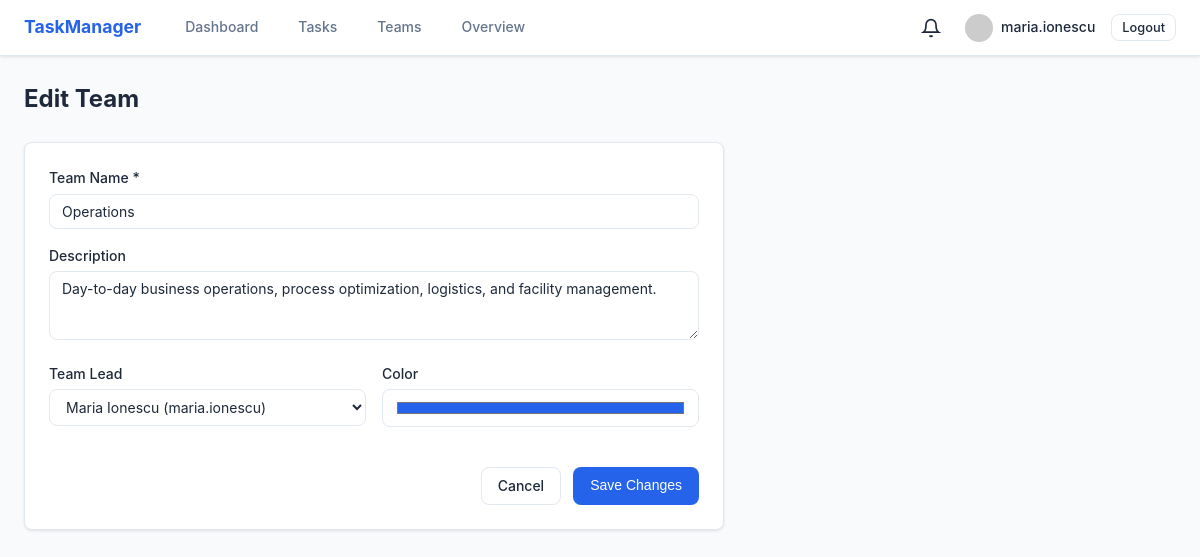
Screenshot of /teams/1/edit (signed in) with the database file from the repository.
### models/user.py (models this page shows, shortened)
class User(UserMixin, db.Model):
    __tablename__ = 'users'
    id = db.Column(db.Integer, primary_key=True)
    username = db.Column(db.String(64), unique=True, nullable=False, index=True)
    email = db.Column(db.String(120), unique=True, nullable=False, index=True)
    password_hash = db.Column(db.String(128), nullable=False)
    full_name = db.Column(db.String(120), default='')
    job_title = db.Column(db.String(120), default='')
    department = db.Column(db.String(120), default='')
    bio = db.Column(db.Text, default='')
    role = db.Column(db.String(20), default='user')  # user, manager, admin
    is_active = db.Column(db.Boolean, default=True)
    notify_assignment = db.Column(db.Boolean, default=True)
    notify_comments = db.Column(db.Boolean, default=True)
    notify_deadlines = db.Column(db.Boolean, default=True)
    created_at = db.Column(db.DateTime, default=datetime.utcnow)
    last_seen = db.Column(db.DateTime, default=datetime.utcnow)
    tasks_created = db.relationship('Task', foreign_keys='Task.creator_id', backref='creator', lazy='dynamic')
    tasks_assigned = db.relationship('Task', foreign_keys='Task.assignee_id', backref='assignee', lazy='dynamic')
    comments = db.relationship('Comment', backref='author', lazy='dynamic')
    notifications = db.relationship('Notification', backref='user', lazy='dynamic')
    teams = db.relationship('Team', secondary=team_members, backref=db.backref('members', lazy='dynamic'))
    def gravatar(self, size=80):
        digest = hashlib.md5(self.email.lower().strip().encode()).hexdigest()
        return f'https://www.gravatar.com/avatar/{digest}?d=identicon&s={size}'
    @property
    def display_name(self):
        return self.full_name or self.username

### models/team.py (models this page shows, shortened)
class Team(db.Model):
    __tablename__ = 'teams'
    id = db.Column(db.Integer, primary_key=True)
    name = db.Column(db.String(100), unique=True, nullable=False)
    description = db.Column(db.Text, default='')
    color = db.Column(db.String(7), default='#2563eb')  # hex color for badge
    lead_id = db.Column(db.Integer, db.ForeignKey('users.id'), nullable=True)
    created_at = db.Column(db.DateTime, default=datetime.utcnow)
    lead = db.relationship('User', foreign_keys=[lead_id], backref='led_teams')
    tasks = db.relationship('Task', backref='team', lazy='dynamic')

### routes/teams.py (the view, shortened to what this page needs)
@teams_bp.route('/<int:team_id>/edit', methods=['GET', 'POST'])
@login_required
def edit(team_id):
    team = Team.query.get_or_404(team_id)
    if current_user.role not in ('manager', 'admin') and current_user.id != team.lead_id:
        abort(403)
    users = User.query.filter_by(is_active=True).order_by(User.username).all()
    return render_template('teams/edit.html', team=team, users=users)

### templates/teams/edit.html (shortened to what this page needs)
{% extends "layouts/base.html" %}
{% block content %}
<div class="page-header">
    <h1>Edit Team</h1>
</div>
<form method="POST" action="{{ url_for('teams.edit', team_id=team.id) }}" class="form-card">
    <div class="form-group">
        <label for="name">Team Name *</label>
        <input type="text" id="name" name="name" required value="{{ team.name }}">
    </div>
    <div class="form-group">
        <label for="description">Description</label>
        <textarea id="description" name="description" rows="3">{{ team.description }}</textarea>
    </div>
    <div class="form-row-2">
        <div class="form-group">
            <label for="lead_id">Team Lead</label>
            <select id="lead_id" name="lead_id">
                {% for user in users %}
                <option value="{{ user.id }}" {{ 'selected' if team.lead_id == user.id }}>{{ user.display_name }} ({{ user.username }})</option>
                {% endfor %}
            </select>
        </div>
        <div class="form-group">
            <label for="color">Color</label>
            <input type="color" id="color" name="color" value="{{ team.color }}" class="color-input">
        </div>
    </div>
    <div class="form-actions">
        <a href="{{ url_for('teams.detail', team_id=team.id) }}" class="btn btn-outline">Cancel</a>
        <button type="submit" class="btn btn-primary">Save Changes</button>
    </div>
</form>
{% endblock %}

### templates/layouts/base.html (shortened to what this page needs)
<!DOCTYPE html>
<html lang="en">
<head>
    <link rel="stylesheet" href="{{ url_for('static', filename='css/main.css') }}">
</head>
<body>
    {% if current_user.is_authenticated %}
    <nav class="navbar">
        <div class="nav-container">
            <a href="{{ url_for('dashboard.index') }}" class="nav-brand">TaskManager</a>
            <div class="nav-links">
                <a href="{{ url_for('dashboard.index') }}">Dashboard</a>
                <a href="{{ url_for('tasks.list_tasks') }}">Tasks</a>
                <a href="{{ url_for('teams.list_teams') }}">Teams</a>
                {% if current_user.role in ('manager', 'admin') %}
                <a href="{{ url_for('dashboard.overview') }}">Overview</a>
                {% endif %}
            </div>
            <div class="nav-right">
                <div class="notification-bell" id="notificationBell">
                    <svg width="20" height="20" viewBox="0 0 24 24" fill="none" stroke="currentColor" stroke-width="2"><path d="M18 8A6 6 0 0 0 6 8c0 7-3 9-3 9h18s-3-2-3-9"/><path d="M13.73 21a2 2 0 0 1-3.46 0"/></svg>
                </div>
                <a href="{{ url_for('profile.view') }}" class="nav-avatar">
                    <img src="{{ current_user.gravatar(32) }}" alt="{{ current_user.username }}" class="avatar-sm">
                    {{ current_user.username }}
                </a>
                <a href="{{ url_for('auth.logout') }}" class="btn btn-sm btn-outline">Logout</a>
            </div>
        </div>
    </nav>
    {% endif %}
    <main class="container">
        {% block content %}{% endblock %}
    </main>
</body>
</html>

### static/css/main.css (style rules this page uses)
*, *::before, *::after { box-sizing: border-box; margin: 0; padding: 0; }
:root { --primary: #2563eb; --primary-hover: #1d4ed8; --secondary: #10b981; --accent: #f59e0b; --bg: #f8fafc; --surface: #ffffff; --text: #1e293b; --text-muted: #64748b; --border: #e2e8f0; --success: #22c55e; --warning: #f97316; --error: #ef4444; --info: #3b82f6; --radius: 8px; --radius-sm: 4px; --shadow: 0 1px 3px rgba(0,0,0,.1); --shadow-md: 0 4px 6px rgba(0,0,0,.1); }
body { font-family: 'Inter', system-ui, -apple-system, sans-serif; background: var(--bg); color: var(--text); line-height: 1.6; font-size: 14px; }
a { color: var(--primary); text-decoration: none; }
.navbar { background: var(--surface); border-bottom: 1px solid var(--border); padding: 0 1.5rem; height: 56px; position: sticky; top: 0; z-index: 100; box-shadow: var(--shadow); }
.nav-container { max-width: 1200px; margin: 0 auto; display: flex; align-items: center; height: 100%; gap: 2rem; }
.nav-brand { font-weight: 700; font-size: 1.1rem; color: var(--primary); }
.nav-links { display: flex; gap: 1rem; flex: 1; }
.nav-links a { color: var(--text-muted); padding: .5rem .75rem; border-radius: var(--radius-sm); font-weight: 500; font-size: .875rem; }
.nav-right { display: flex; align-items: center; gap: 1rem; }
.nav-avatar { display: flex; align-items: center; gap: .5rem; color: var(--text); font-weight: 500; font-size: .875rem; }
.container { max-width: 1200px; margin: 0 auto; padding: 1.5rem; }
.btn { display: inline-flex; align-items: center; gap: .5rem; padding: .5rem 1rem; border-radius: var(--radius); border: 1px solid transparent; font-weight: 500; font-size: .875rem; cursor: pointer; transition: all .15s; text-decoration: none; line-height: 1.4; }
.btn-primary { background: var(--primary); color: #fff; }
.btn-outline { background: transparent; color: var(--text); border-color: var(--border); }
.btn-sm { padding: .25rem .625rem; font-size: .8rem; }
.form-group { margin-bottom: 1rem; }
.form-group label { display: block; font-weight: 500; margin-bottom: .25rem; font-size: .875rem; }
.form-group input, .form-group select, .form-group textarea { width: 100%; padding: .5rem .75rem; border: 1px solid var(--border); border-radius: var(--radius); font-size: .875rem; font-family: inherit; background: var(--surface); color: var(--text); transition: border .15s; }
.form-group textarea { resize: vertical; }
.form-row-2 { display: grid; grid-template-columns: 1fr 1fr; gap: 1rem; }
.form-actions { display: flex; gap: .75rem; justify-content: flex-end; margin-top: 1.5rem; }
.form-card { background: var(--surface); border: 1px solid var(--border); border-radius: var(--radius); padding: 1.5rem; box-shadow: var(--shadow); max-width: 700px; }
.page-header { display: flex; justify-content: space-between; align-items: center; margin-bottom: 1.5rem; }
.page-header h1 { font-size: 1.5rem; }
.avatar-sm { width: 28px; height: 28px; border-radius: 50%; vertical-align: middle; }
.notification-bell { position: relative; cursor: pointer; padding: .5rem; display: flex; align-items: center; }
.color-input { height: 38px; padding: 2px; cursor: pointer; }

### rows the page displays
User: username "maria.ionescu"
Team: name "Operations", description "Day-to-day business operations, process optimization, logistics, and facility management.", color "#2563eb"

### other values shown
form field lead_id "Maria Ionescu (maria.ionescu)"
